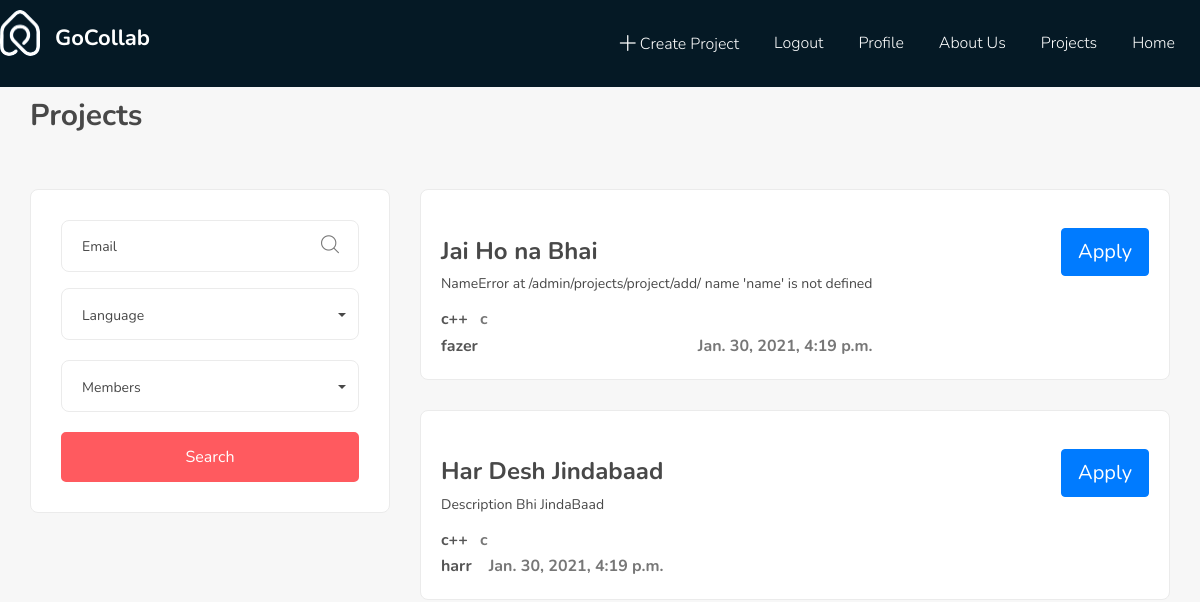
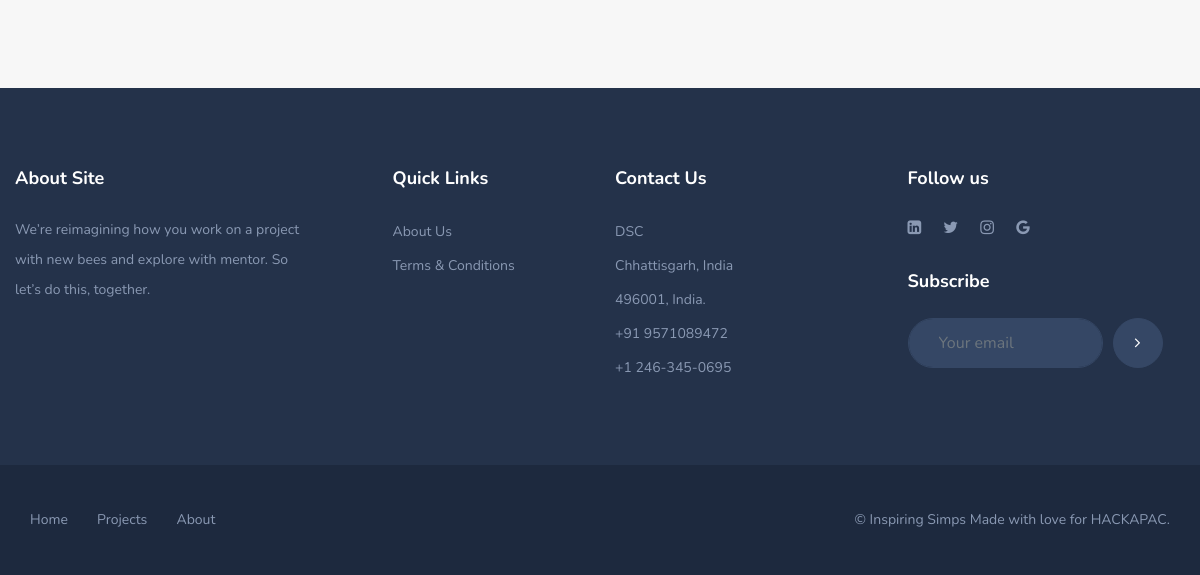
The page /projects/ (signed in) on the database as committed earlier (2 pictures, top to bottom).
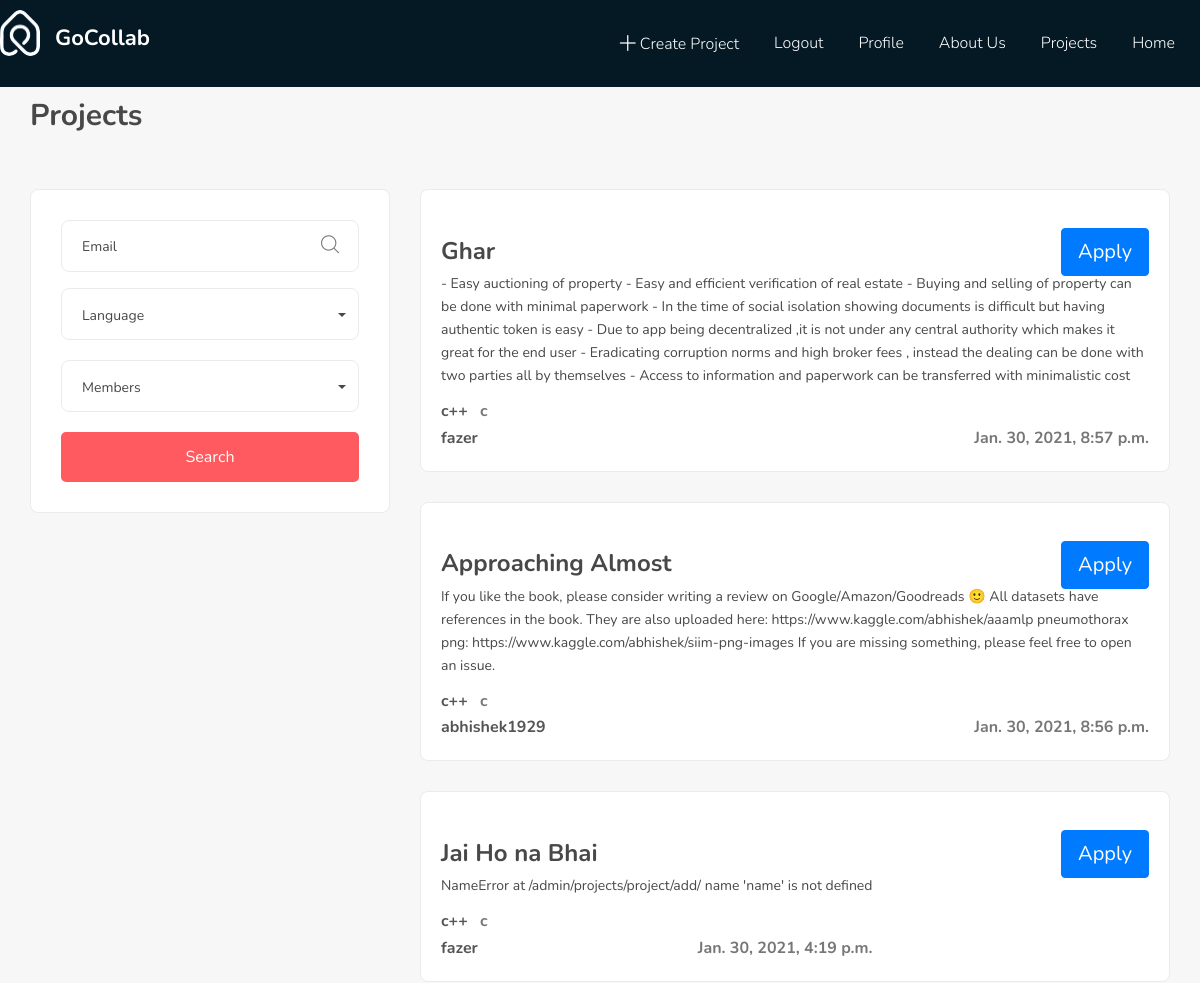
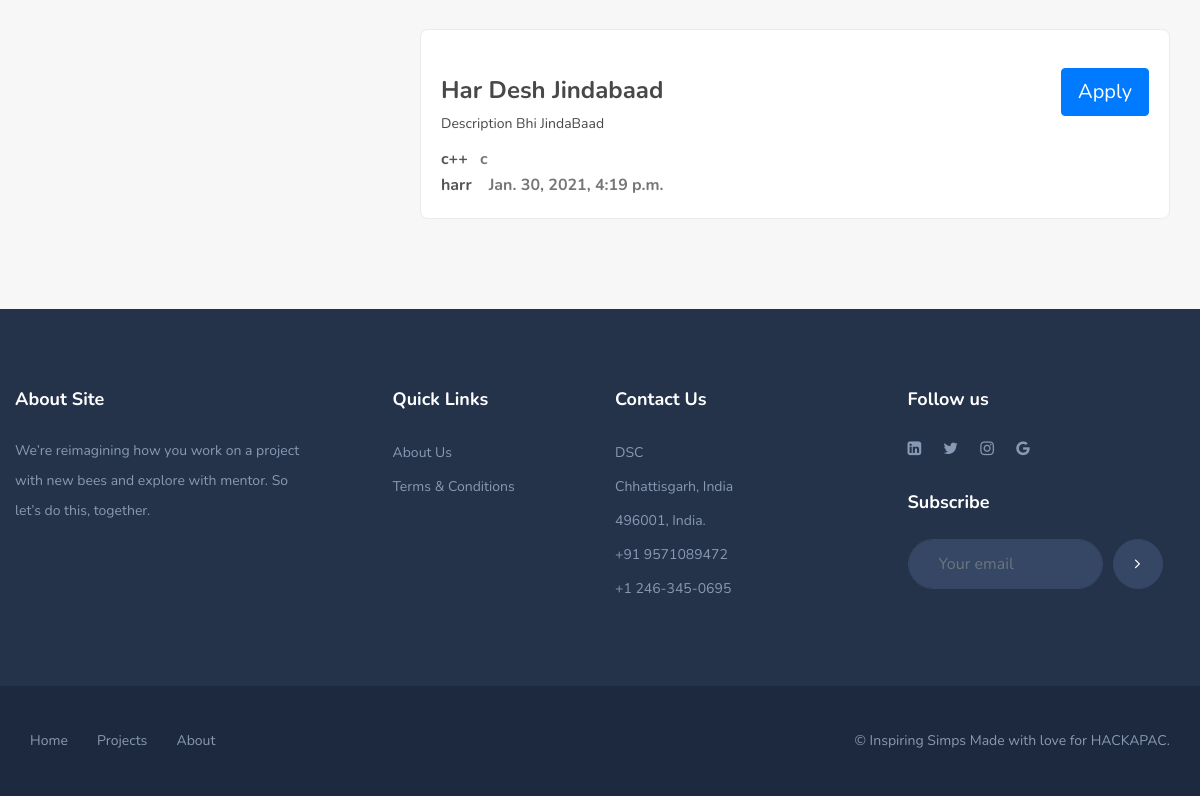
The same page on the database as committed later (2 pictures, top to bottom).
### projects/models.py (models this page shows, shortened)
class Project(models.Model):
    name = models.CharField(max_length=40,null=False,blank=False)
    description = models.TextField(null=False)
    members_present = models.ManyToManyField(User,null=True,blank=True,related_name="mem_present")
    members_not_approved = models.ManyToManyField(User,null=True,blank=True,related_name="mem_not_approved")
    created_at = models.DateTimeField(auto_now_add=True,blank=True,null=True)
    owner = models.ForeignKey(User,on_delete=models.DO_NOTHING)

### projects/views.py (the view)
# urls.py: path('', include("projects.urls")),
@login_required(login_url='/user/login/')
def projects(request):
    projects=Project.objects.order_by('-created_at')
    return render(request,'ui/project.html',{
        "projects":projects
    })

### templates/ui/project.html (shortened to what this page needs)
{% extends 'ui/layout.html' %} {% block body%}
<section class="our-listing bgc-f7 pb30-991">
	<div class="container">
		<div class="row">
			<div class="col-lg-6">
				<div class="breadcrumb_content style2 mb0-991">
					<ol class="breadcrumb">
						<li class="breadcrumb-item"><a href="#">Home</a></li>
						<li class="breadcrumb-item active text-thm" aria-current="page">
						</li>
					</ol>
					<h2 class="breadcrumb_title">Projects</h2>
				</div>
			</div>
			<div class="col-lg-6">
			</div>
		</div>
		<div class="row">
			<div class="col-lg-4 col-xl-4">
				<div class="sidebar_listing_grid1 dn-991">
					<div class="sidebar_listing_list">
						<div class="sidebar_advanced_search_widget">
							<ul class="sasw_list mb0">
								<li class="search_area">
									<div class="form-group">
										<input
											type="text"
											class="form-control"
											id="exampleInputEmail"
											placeholder="Email"
										/>
										<label for="exampleInputEmail"
											><span class="flaticon-magnifying-glass"></span
										></label>
									</div>
								</li>
								<li>
									<div class="search_option_two">
										<div class="candidate_revew_select">
											<select class="selectpicker w100 show-tick">
												<option>Language</option>
											</select>
										</div>
									</div>
								</li>
								<li>
									<div class="search_option_two">
										<div class="candidate_revew_select">
											<select class="selectpicker w100 show-tick">
												<option>Members</option>
											</select>
										</div>
									</div>
								</li>
								<li>
									<div class="search_option_button">
										<button type="submit" class="btn btn-block btn-thm">
											Search
										</button>
									</div>
								</li>
							</ul>
						</div>
					</div>
				</div>
			</div>
			<div class="col-md-12 col-lg-8">
				<div class="row">
					{% for project in projects%}
					<div class="col-lg-12" >
						<div class="feat_property list" style="padding: 20px">
							<div class="tc_content">
								<div class="dtls_headr">
									<a class="fp_price" href="#"
										><button type="button" class="btn btn-lg btn-primary" onclick="sendReq('{{project.id}}','{{request.user.id}}')">
											Apply
										</button></a
									>
								</div>
								<a href="{%url 'project-detail' id=project.id%}"><h3>{{project.name}}</h3></a>
								<p>{{project.description}}</p>
								<strong>
								<ul class="prop_details mb0">
									<li class="list-inline-item"><a href="#">c++</a></li>
									<li class="list-inline-item"><a href="#"></a>c</li>
								</ul>
								<div class="fp_footer">
									<ul class="fp_meta float-left mb0">
										<li class="list-inline-item">
												<a href="#">{{project.owner}}</a>
										</li>
									</ul>
									<div class="fp_pdate float-right">{{project.created_at}}</div>
											</strong>
								</div>
							</div>
						</div>
					</div>
					{%endfor%}
				</div>
			</div>
		</div>
{%endblock body%}

### templates/ui/layout.html (shortened to what this page needs)
{% load static %}
<!DOCTYPE html>
<html dir="ltr" lang="en">
	<head>
		<link rel="stylesheet" href="{% static 'css/bootstrap.min.css' %}" />
		<link rel="stylesheet" href="{% static 'css/style.css' %}" />
		<link
			rel="stylesheet"
			type="text/css"
			href="{% static 'css/responsive.css' %}"
		/>
	</head>
	<body>
		<div class="wrapper">
			<header
				class="header-nav menu_style_home_three navbar-scrolltofixed stricky main-menu"
			>
				<div class="container-fluid p0">
					<nav>
						<a href="#" class="navbar_brand float-left dn-smd">
							<img
								class="logo1 img-fluid"
								src="{% static 'images/header-logo.png' %}"
								alt="header-logo.png"
							/>
							<span>GoCollab</span>
						</a>
						<ul
							id="respMenu"
							class="ace-responsive-menu text-right"
							data-menu-style="horizontal"
						>
							<li>
								<a href="{% url 'index' %}"><span class="title">Home</span></a>
							</li>
							<li>
								<a href="{% url 'projects' %}">
									<span class="title">Projects</span></a
								>
							</li>
							<li>
								<a href="{% url 'about' %}">
									<span class="title">About Us</span></a
								>
							</li>
							{%if request.user.is_authenticated %}
							<li>
								<a href="{%url 'profile' %}"><span class="title">Profile</span></a>
							</li>
							<li>
								<a href="{% url 'logout' %}"
									><span class="title">Logout</span></a
								>
							</li>
							{%endif%}
							<li class="list-inline-item add_listing">
								<a href="{% url 'create-project' %}"
									><span class="flaticon-plus"></span
									><span class="dn-lg"> Create Project</span></a
								>
							</li>
						</ul>
					</nav>
				</div>
			</header>
			{% block body%} {% endblock body%}
	<section class="footer_one">
		<div class="container">
			<div class="row">
				<div class="col-sm-6 col-md-6 col-lg-3 col-xl-3 pr0 pl0">
					<div class="footer_about_widget">
						<h4>About Site</h4>
						<p>We’re reimagining how you work on a project with new bees and explore with mentor. So let’s do this, together.</p>
					</div>
				</div>
				<div class="col-sm-6 col-md-6 col-lg-3 col-xl-3">
					<div class="footer_qlink_widget">
						<h4>Quick Links</h4>
						<ul class="list-unstyled">
							<li><a href="#">About Us</a></li>
							<li><a href="#">Terms & Conditions</a></li>
						</ul>
					</div>
				</div>
				<div class="col-sm-6 col-md-6 col-lg-3 col-xl-3">
					<div class="footer_contact_widget">
						<h4>Contact Us</h4>
						<ul class="list-unstyled">
							<li><a href="#"><a href="bitddsc@gmail.com">DSC</a></span></a></li>
							<li><a href="#">Chhattisgarh, India</a></li>
							<li><a href="#">496001, India.</a></li>
							<li><a href="#">+91 9571089472</a></li>
							<li><a href="#">+1 246-345-0695</a></li>
						</ul>
					</div>
				</div>
				<div class="col-sm-6 col-md-6 col-lg-3 col-xl-3">
					<div class="footer_social_widget">
						<h4>Follow us</h4>
						<ul class="mb30">
							<li class="list-inline-item"><a href="https://www.linkedin.com/company/developer-student-community-bitd"><i class="fa fa-linkedin-square"></i></a></li>
							<li class="list-inline-item"><a href="https://twitter.com/bitddsc?lang=en"><i class="fa fa-twitter"></i></a></li>
							<li class="list-inline-item"><a href="https://instagram.com/bitddsc?igshid=zdf5j0ncsmzg"><i class="fa fa-instagram"></i></a></li>
							<li class="list-inline-item"><a href="#"><i class="fa fa-google"></i></a></li>
						</ul>
						<h4>Subscribe</h4>
						<form class="footer_mailchimp_form">
						 	<div class="form-row align-items-center">
							    <div class="col-auto">
							    	<input type="email" class="form-control mb-2" id="inlineFormInput" placeholder="Your email">
							    </div>
							    <div class="col-auto">
							    	<button type="submit" class="btn btn-primary mb-2"><i class="fa fa-angle-right"></i></button>
							    </div>
						  	</div>
						</form>
					</div>
				</div>
			</div>
		</div>
	</section>
	<section class="footer_middle_area pt40 pb40">
		<div class="container">
			<div class="row">
				<div class="col-lg-6 col-xl-6">
					<div class="footer_menu_widget">
						<ul>
							<li class="list-inline-item"><a href="{% url 'index'%}">Home</a></li>
							<li class="list-inline-item"><a href="{% url 'projects'%}">Projects</a></li>
							<li class="list-inline-item"><a href="{% url 'about'%}">About</a></li>
						</ul>
					</div>
				</div>
				<div class="col-lg-6 col-xl-6">
					<div class="copyright-widget text-right">
						<p>© Inspiring Simps Made with love for HACKAPAC.</p>
					</div>
				</div>
			</div>
		</div>
	</section>
	</body>
</html>

### static/css/responsive.css (style rules this page uses)
@media only screen and (max-width:1366px) { header.header-nav.menu_style_home_three .ace-responsive-menu > li > a { padding: 30px 30px 30px 10px; } }
@media only screen and (max-width:1200px) { header.header-nav.menu_style_home_three .ace-responsive-menu > li > a { padding: 30px 25px 30px 10px; } }

### static/css/menu.css (style rules this page uses)
@media (min-width: 993px) { .main-menu { display: block; } }
.mm-page { -webkit-box-sizing:border-box;box-sizing:border-box;position:relative }
.mm-slideout { -webkit-transition:-webkit-transform .4s ease;transition:-webkit-transform .4s ease;-o-transition:transform .4s ease;transition:transform .4s ease;transition:transform .4s ease,-webkit-transform .4s ease;z-index:1 }

### static/css/ace-responsive-menu.css (style rules this page uses)
a { color: #0d638f; text-shadow: none; }
ul { margin: 0px; padding: 0px; }
.ace-responsive-menu { list-style: none; margin: 0; padding: 0; background-color: transparent; width:100%; }
.ace-responsive-menu li { list-style: none; }
.ace-responsive-menu > li { border: 0px; display: inline-block; margin: 0; padding: 0; text-align: left; }
.ace-responsive-menu li a { color:#c0c0c0; }
.ace-responsive-menu > li > a { display: block; position: relative; margin: 0; border: 0px; padding: 18px 20px 18px 5px; text-decoration: none; font-size: 16px; font-weight: 300; color: #979797; }

Rows that differ between the two databases and show on the page:
added Project: name "Ghar", description "- Easy auctioning of property - Easy and efficient verification of real estate - Buying and selling of property can be done with minimal paperwork - In the time of social isolation showing documents is difficult but having authentic token is easy - Due to app being decentralized ,it is not under any central authority which makes it great for the end user - Eradicating corruption norms and high broker fees , instead the dealing can be done with two parties all by themselves - Access to information and paperwork can be transferred with minimalistic cost", owner "fazer", created_at "Jan. 30, 2021, 8:57 p.m."
added Project: name "Approaching Almost", description "If you like the book, please consider writing a review on Google/Amazon/Goodreads 🙂 All datasets have references in the book. They are also uploaded here: https://www.kaggle.com/abhishek/aaamlp pneumothorax png: https://www.kaggle.com/abhishek/siim-png-images If you are missing something, please feel free to open an issue.", owner "abhishek1929", created_at "Jan. 30, 2021, 8:56 p.m."
